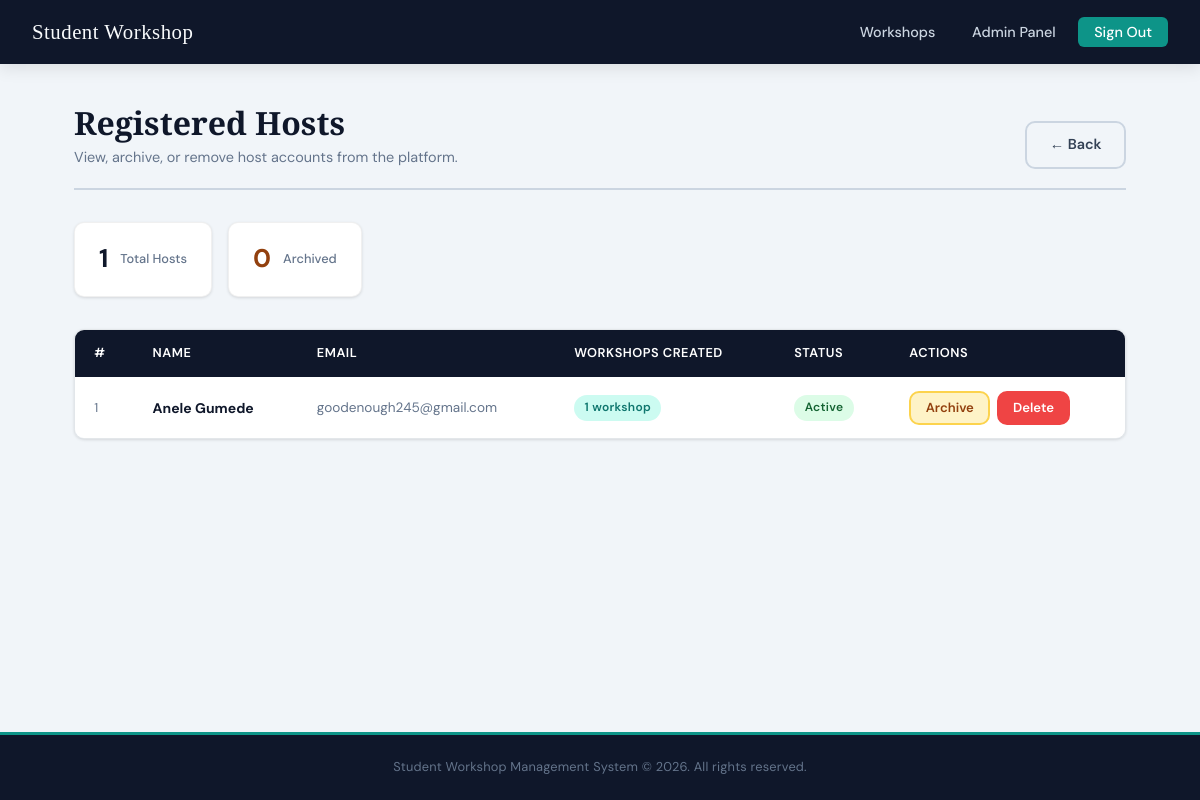
Page /admin/hosts (signed in) on the earlier database version.
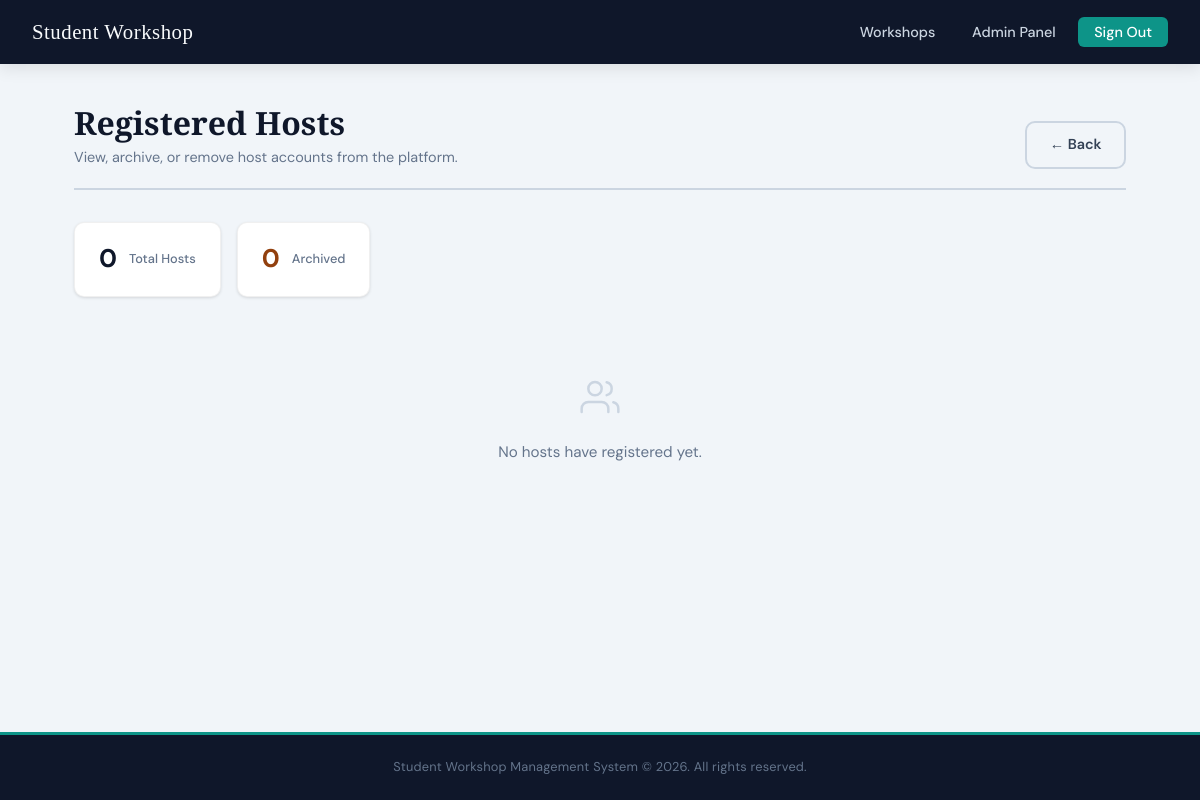
Same page on the later database version.
### tables this page shows
CREATE TABLE users (
            id       INTEGER PRIMARY KEY AUTOINCREMENT,
            name     TEXT    NOT NULL,
            email    TEXT    NOT NULL UNIQUE,
            password TEXT    NOT NULL,
            role     TEXT    NOT NULL DEFAULT 'student',
            archived INTEGER NOT NULL DEFAULT 0
        );

### app.py (the view)
@app.route('/admin/hosts')
def admin_hosts():
    if not require_login(role='admin'):
        return redirect(url_for('login'))
    conn = get_db()
    hosts = conn.execute('''
        SELECT u.id, u.name, u.email, u.archived,
               COUNT(w.id) AS workshop_count
        FROM users u
        LEFT JOIN workshops w ON w.created_by = u.id
        WHERE u.role = 'host'
        GROUP BY u.id
        ORDER BY u.archived ASC, u.name ASC
    ''').fetchall()
    conn.close()
    return render_template('admin_hosts.html', hosts=hosts)

### app.py (called while the page is built)
def get_db():
    conn = sqlite3.connect(DATABASE)
    conn.row_factory = sqlite3.Row
    return conn

def require_login(role=None):
    if 'user_id' not in session:
        flash('Please sign in to access that page.', 'warning')
        return False
    if role and session.get('role') != role:
        flash('You do not have permission to access that page.', 'error')
        return False
    return True

### templates/admin_hosts.html (shortened to what this page needs)
{% extends 'base.html' %}
{% block content %}
<div class="page-wrapper">
  <div class="page-header">
    <div>
      <h1>Registered Hosts</h1>
      <p>View, archive, or remove host accounts from the platform.</p>
    </div>
    <a href="{{ url_for('admin_dashboard') }}" class="btn btn-ghost">&larr; Back</a>
  </div>
  <div style="display:flex; gap:1rem; margin-bottom:2rem; flex-wrap:wrap;">
    <div style="
      background:white; border-radius:var(--radius);
      border:1px solid rgba(0,0,0,0.06);
      box-shadow:var(--shadow-sm);
      padding:1rem 1.5rem;
      display:flex; align-items:center; gap:0.75rem;
    ">
      <span style="font-size:1.6rem; font-weight:700; color:var(--navy);">
        {{ hosts|length }}
      </span>
      <span style="font-size:0.8rem; color:var(--grey-500); font-weight:500;">
        Total Hosts
      </span>
    </div>
    <div style="
      background:white; border-radius:var(--radius);
      border:1px solid rgba(0,0,0,0.06);
      box-shadow:var(--shadow-sm);
      padding:1rem 1.5rem;
      display:flex; align-items:center; gap:0.75rem;
    ">
      <span style="font-size:1.6rem; font-weight:700; color:#92400e;">
        {% set archived_count = [] %}
        {% for h in hosts %}
          {% if h.archived %}{% set _ = archived_count.append(1) %}{% endif %}
        {% endfor %}
        {{ archived_count|length }}
      </span>
      <span style="font-size:0.8rem; color:var(--grey-500); font-weight:500;">
        Archived
      </span>
    </div>
  </div>
  {% if hosts %}
    <div class="table-wrapper">
      <table>
        <thead>
          <tr>
            <th>#</th>
            <th>Name</th>
            <th>Email</th>
            <th>Workshops Created</th>
            <th>Status</th>
            <th>Actions</th>
          </tr>
        </thead>
        <tbody>
          {% for host in hosts %}
            <tr class="{{ 'row-archived' if host.archived }}">
              <td style="color:var(--grey-500); font-size:0.8rem;">{{ loop.index }}</td>
              <td>
                <strong style="color:var(--navy);">{{ host.name }}</strong>
              </td>
              <td style="font-size:0.85rem; color:var(--grey-500);">{{ host.email }}</td>
              <td>
                <span class="badge badge-teal">
                  {{ host.workshop_count }}
                  workshop{{ 's' if host.workshop_count != 1 }}
                </span>
              </td>
              <td>
                {% if host.archived %}
                  <span class="badge" style="background:#fef3c7; color:#92400e;">
                    Archived
                  </span>
                {% else %}
                  <span class="badge badge-green">Active</span>
                {% endif %}
              </td>
              <td>
                <div style="display:flex; gap:0.4rem; flex-wrap:wrap;">
                  <form method="POST"
                    action="{{ url_for('archive_user', user_id=host.id) }}">
                    <button type="submit" class="btn btn-archive btn-sm">
                      {{ 'Restore' if host.archived else 'Archive' }}
                    </button>
                  </form>
                  <form method="POST"
                    action="{{ url_for('delete_user', user_id=host.id) }}"
                    onsubmit="return confirm('Permanently delete {{ host.name }}? This cannot be undone.');">
                    <button type="submit" class="btn btn-danger btn-sm">Delete</button>
                  </form>
                </div>
              </td>
            </tr>
          {% endfor %}
        </tbody>
      </table>
    </div>
  {% else %}
    <div class="empty-state">
      <p>No hosts have registered yet.</p>
    </div>
  {% endif %}
</div>
{% endblock %}

Differences in the rows shown:
no longer on this page (row edited): users: name "Anele Gumede", email "goodenough245@gmail.com", workshop_count "1", shows "Active", archived "Archive"
Other differences:
{{ hosts|length }}: "1" → "0"
text no longer shown: "# NAME EMAIL WORKSHOPS CREATED STATUS ACTIONS"
text now shown: "No hosts have registered yet."
